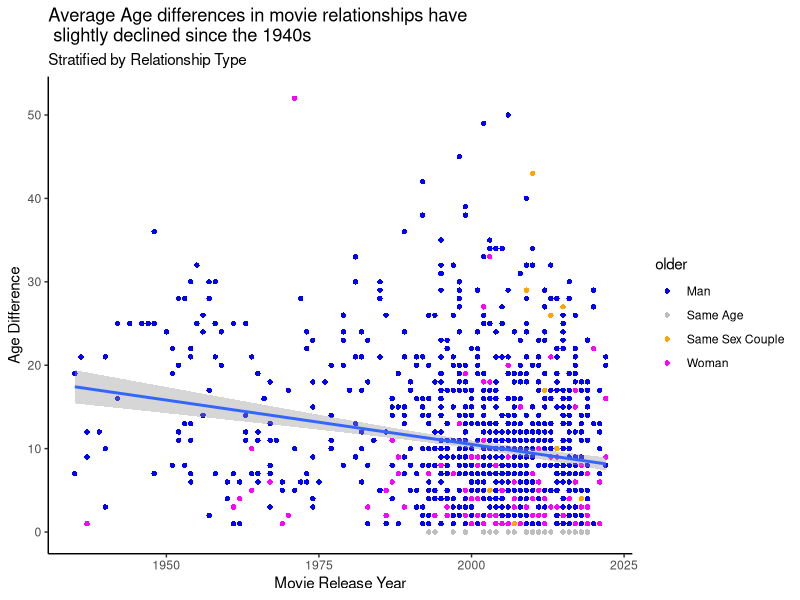
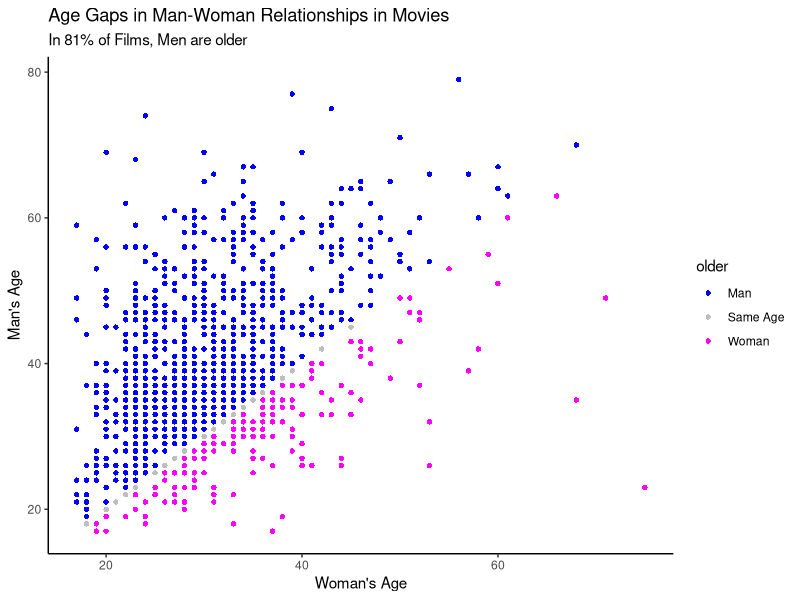

Write the R code that produced these figures, in order.
## ---- chunk 1
library(ggplot2)
library(tidyverse)

## ---- chunk 2

movies<- read_csv("movies.csv")

movies2 <- mutate(movies, couple_type = 
                    ifelse(Actor_1_Gender =='man' & Actor_2_Gender == 'woman' , "Man and Woman", 
                           ifelse (Actor_1_Gender == 'woman' & Actor_2_Gender == 'man',"Man and Woman", 
                                   ifelse (Actor_1_Gender =='man' & Actor_2_Gender == 'man',"Man and Man", 
                                           ifelse (Actor_1_Gender =='woman' & Actor_2_Gender == 'woman',"Woman and Woman",
                                                   "ERROR"))))) %>% mutate(older = 
            ifelse(couple_type != 'Man and Woman', 'Same Sex Couple',
               ifelse (Actor_1_Age > Actor_2_Age & Actor_1_Gender =='man', "Man",
                ifelse (Actor_1_Age > Actor_2_Age & Actor_1_Gender =='woman', "Woman",
                ifelse (Actor_2_Age > Actor_1_Age & Actor_2_Gender == 'man', 'Man',
                 ifelse (Actor_2_Age > Actor_1_Age & Actor_2_Gender == 'woman', "Woman",
                                    "Same Age")))))) %>% mutate(Age_Man =
  ifelse (Actor_1_Gender == 'man', Actor_1_Age, 
          ifelse (Actor_2_Gender =='man', Actor_2_Age, NA)))%>% 
  mutate(Age_Woman =ifelse (Actor_1_Gender == 'woman', Actor_1_Age, 
        ifelse (Actor_2_Gender =='woman', Actor_2_Age, NA)))


## ---- chunk 3

## ---- chunk 4

mean(movies2$Age_Man, na.rm=TRUE)
mean(movies2$Age_Woman, na.rm=TRUE)

movies2 %>% group_by(older) %>% summarise_at(vars(Age_Difference), list(name=mean))

## ---- chunk 5


scatter_1 <- ggplot(data=movies2)+
  geom_point(aes(x=Release_Year, y=Age_Difference, color=older), shape = 16,
             size = 1.5) +
  theme_classic() + scale_color_manual(values = c("blue", "gray",
                                              "orange", "magenta")) +
labs(title="Average Age differences in movie relationships have\n slightly declined since the 1940s", 
subtitle="Stratified by Relationship Type",
x = "Movie Release Year", y = "Age Difference", legend="Who's Older?") +
  geom_smooth(aes(x=Release_Year, y=Age_Difference), 
                        method=lm)
scatter_1 

library(ggtext)
movies_sub <- subset(movies2, older != 'Same Sex Couple')
scatter_2 <- ggplot() + 
  geom_point(data=movies_sub, aes(x=Age_Woman, y=Age_Man, color=older), 
             shape = 16, size = 1.5) +
  scale_color_manual(values = c("blue", "gray", "magenta")) + 
  labs(title="Age Gaps in Man-Woman Relationships in Movies", 
  subtitle="In 81% of Films, Men are older", y= "Man's Age", x= "Woman's Age") +
  theme(plot.title = element_markdown(), 
        plot.subtitle=element_markdown(), legend.position="none") +
  theme_classic()
scatter_2






